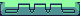

This is a level from a 2D game, rendered from its Tiled map with the project's own tilesets. A one-line summary and the complete map file follow:
An orthogonal 5x1 tile map with 16x16 px tiles, 1 tile layer (Tile Layer 1).

<map version="1.8" tiledversion="1.8.2" orientation="orthogonal" renderorder="right-down" width="5" height="1" tilewidth="16" tileheight="16" infinite="0" nextlayerid="2" nextobjectid="1">
 <tileset firstgid="1" source="Customs_007.tsx" />
 <layer id="1" name="Tile Layer 1" width="5" height="1">
  <data encoding="csv">
8,9,9,9,10
</data>
 </layer>
</map>
